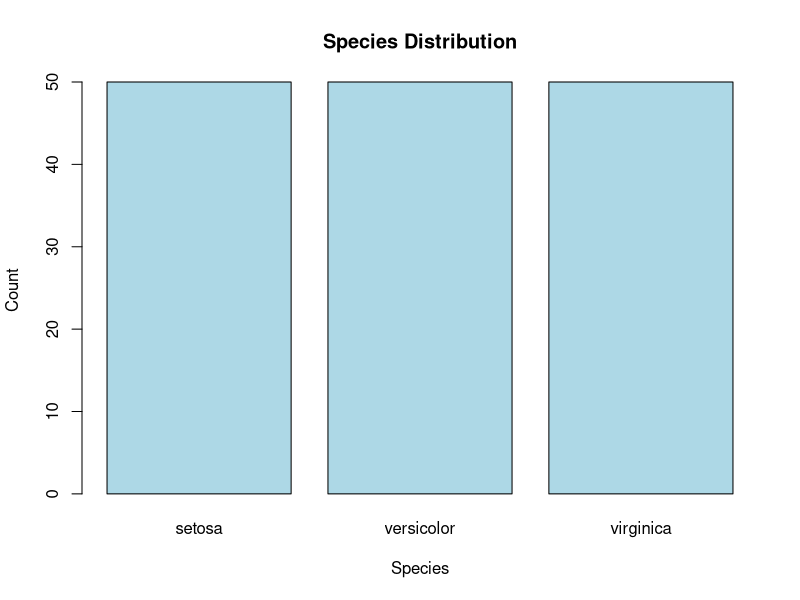
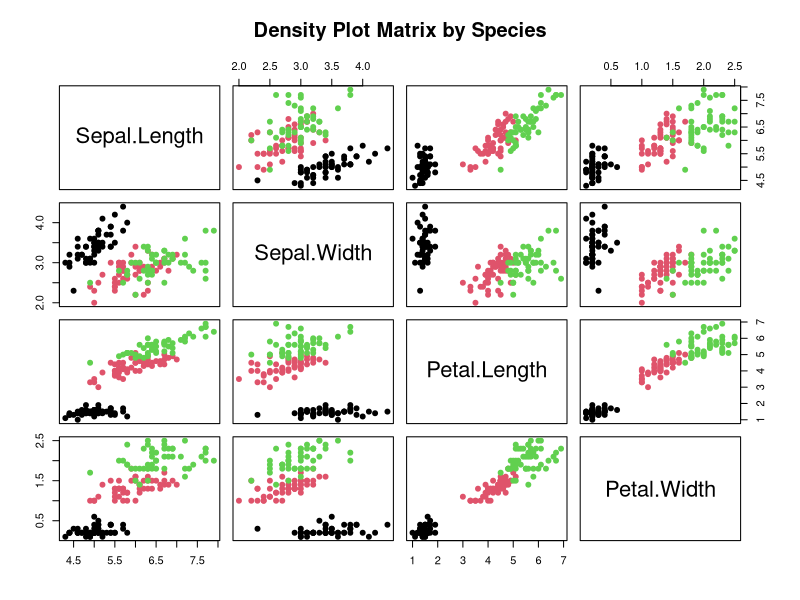

These charts were generated, in order, by the following R code:
# Load the iris dataset
data(iris)

# i) Create a variable "y" and attach the output attribute
y <- iris$Species

# ii) Create a barplot to breakdown the output attribute
barplot(table(y), main = "Species Distribution", xlab = "Species", ylab = "Count", col = "lightblue")

# iii) Create a density plot matrix for each attribute by class value
par(mfrow = c(1, 1))  # Reset the layout
pairs(iris[, 1:4], pch = 19, col = as.integer(y), main = "Density Plot Matrix by Species")
